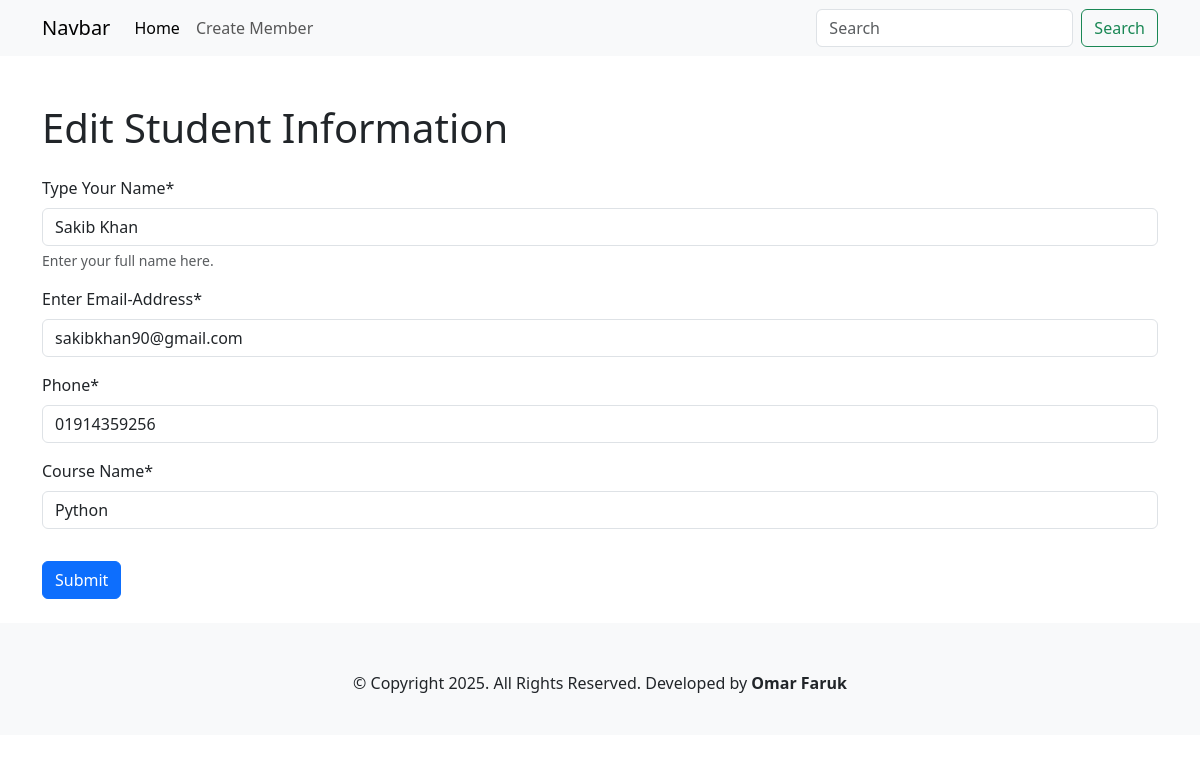
The page /edit/3/ on the database its author committed.
### student/models.py (models this page shows)
class Student(models.Model):
    name = models.CharField(max_length=50, null=True)
    email = models.EmailField(null=True)
    phone = models.CharField(max_length=20, null=True)
    course = models.CharField(max_length=100, null=True)

### student/views.py (the view, shortened to what this page needs)
# urls.py: path('edit/<int:id>/', views.MemberUpdateView.as_view(), name='edit'),
class MemberUpdateView(UpdateView):
    model = Student
    form_class = MemberForm
    template_name = 'student_pages/create.html'
    pk_url_kwarg = 'id'
    success_url = reverse_lazy('home')
    def get_context_data(self, **kwargs):
        context = super().get_context_data(**kwargs)
        context['edit'] = True
        return context

### student/forms.py
class MemberForm(forms.ModelForm):
    class Meta:
        model = Student  # Specify the model to use
        fields = '__all__'  # Use all fields from the model
        labels = {
            'name': 'Type Your Name',  # Label for the 'name' field
            'email': 'Enter Email-Address',  # Label for the 'age' field
            'course': 'Course Name',  # Label for the 'age' field
        }
        help_texts = {
            'name': 'Enter your full name here.',
        }

### student/context_processors.py (called while the page is built)
def site_info(request):
    return {
        "footer_text": mark_safe("© Copyright 2025. All Rights Reserved. Developed by <b>Omar Faruk</b>"),
    }

### student/templates/student_pages/create.html (shortened to what this page needs)
{% extends "components/base.html" %}
{% block content %}
{% load crispy_forms_tags %}
{% if edit %}
<h1 class="container mt-5 mb-4">Edit Student Information</h1>
{% else %}
<h1 class="container mt-5 mb-4">Create a New Student</h1>
{% endif %}
<div class="container">
<form method="post" enctype="multipart/form-data">
    {{ form | crispy }}
    <button type="submit" class="btn btn-primary mt-3">Submit</button>
</form>
</div>
{% endblock %}

### rows shown on the page
Student: name "Sakib Khan", email "sakibkhan90@gmail.com", phone "01914359256", course "Python"

### other values the page prints
{{ footer_text }} "© Copyright 2025. All Rights Reserved. Developed by Omar Faruk"
